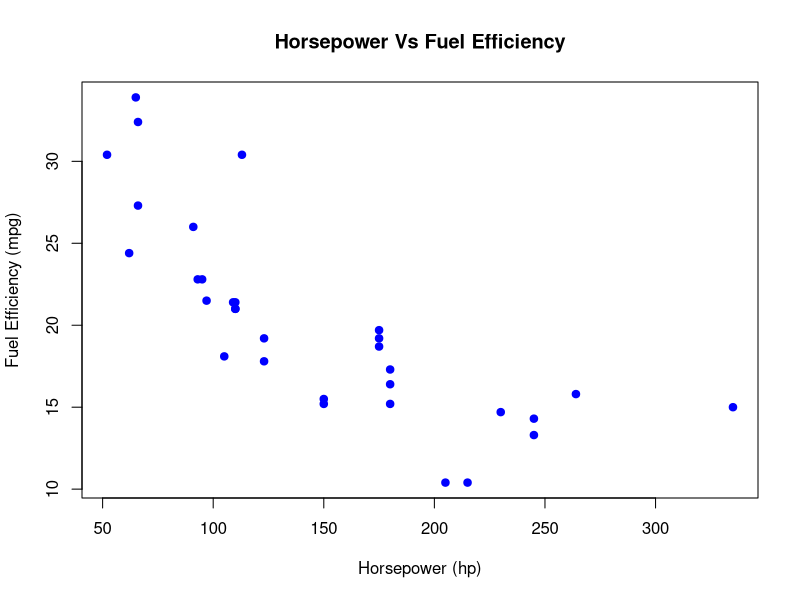

Here is the R script that generated this plot:
## ---- chunk 1
head(mtcars)
## ---- chunk 2
#| message: false
#| warning: false
library(tidyverse)
mtcars |>
  filter(mpg == max(mpg)) |>
  select(mpg)
## ---- chunk 3
#| message: false
#| warning: false

mtcars |>
  group_by(am) |>
  summarise(no_of_cars = n()) |>
  mutate(am = as.character(am),
         am = case_when(am == "0" ~ "Manual",
                        am == "1" ~ "Automatic")) |>
  rename(Transmission_type = am)
## ---- chunk 4
#| fig-cap: "Scatter plot between MT Cars horsepower and Fuel Efficiency"
plot(mtcars$hp, 
     mtcars$mpg,
     main = "Horsepower Vs Fuel Efficiency",
     xlab = "Horsepower (hp)",
     ylab = "Fuel Efficiency (mpg)",
     col = 'blue',
     pch = 19)
